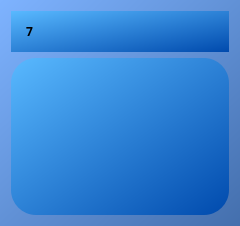
<?xml version="1.0" encoding="UTF-8"?>
<ui version="4.0">
 <class>CardWidget</class>
 <widget class="QWidget" name="CardWidget">
  <property name="geometry">
   <rect>
    <x>0</x>
    <y>0</y>
    <width>240</width>
    <height>226</height>
   </rect>
  </property>
  <property name="sizePolicy">
   <sizepolicy hsizetype="Expanding" vsizetype="Preferred">
    <horstretch>0</horstretch>
    <verstretch>0</verstretch>
   </sizepolicy>
  </property>
  <property name="windowTitle">
   <string>Form</string>
  </property>
  <property name="styleSheet">
   <string notr="true">border-radius: 50px;
background: qlineargradient(spread:pad, x1:0, y1:0, x2:1, y2:1, stop:0 #7eb3ff, stop:1 #446fad);
padding: 20px;

</string>
  </property>
  <layout class="QVBoxLayout" name="verticalLayout">
   <item>
    <widget class="QLabel" name="label">
     <property name="font">
      <font>
       <family>Berlin Sans FB Demi</family>
       <weight>75</weight>
       <bold>true</bold>
      </font>
     </property>
     <property name="styleSheet">
      <string notr="true">border-radius: 25px;
background: qlineargradient(spread:pad, x1:0, y1:0, x2:1, y2:1, stop:0 #59b9ff, stop:1 #004aad);
padding: 12px;

</string>
     </property>
     <property name="text">
      <string>7</string>
     </property>
    </widget>
   </item>
   <item>
    <widget class="QListWidget" name="listWidget">
     <property name="sizePolicy">
      <sizepolicy hsizetype="Expanding" vsizetype="Expanding">
       <horstretch>0</horstretch>
       <verstretch>0</verstretch>
      </sizepolicy>
     </property>
     <property name="sizeIncrement">
      <size>
       <width>0</width>
       <height>0</height>
      </size>
     </property>
     <property name="styleSheet">
      <string notr="true">border-radius: 25px;
background: qlineargradient(spread:pad, x1:0, y1:0, x2:1, y2:1, stop:0 #59b9ff, stop:1 #004aad);
padding: 12px;

</string>
     </property>
     <property name="sizeAdjustPolicy">
      <enum>QAbstractScrollArea::AdjustToContents</enum>
     </property>
    </widget>
   </item>
  </layout>
 </widget>
 <resources/>
 <connections/>
</ui>
